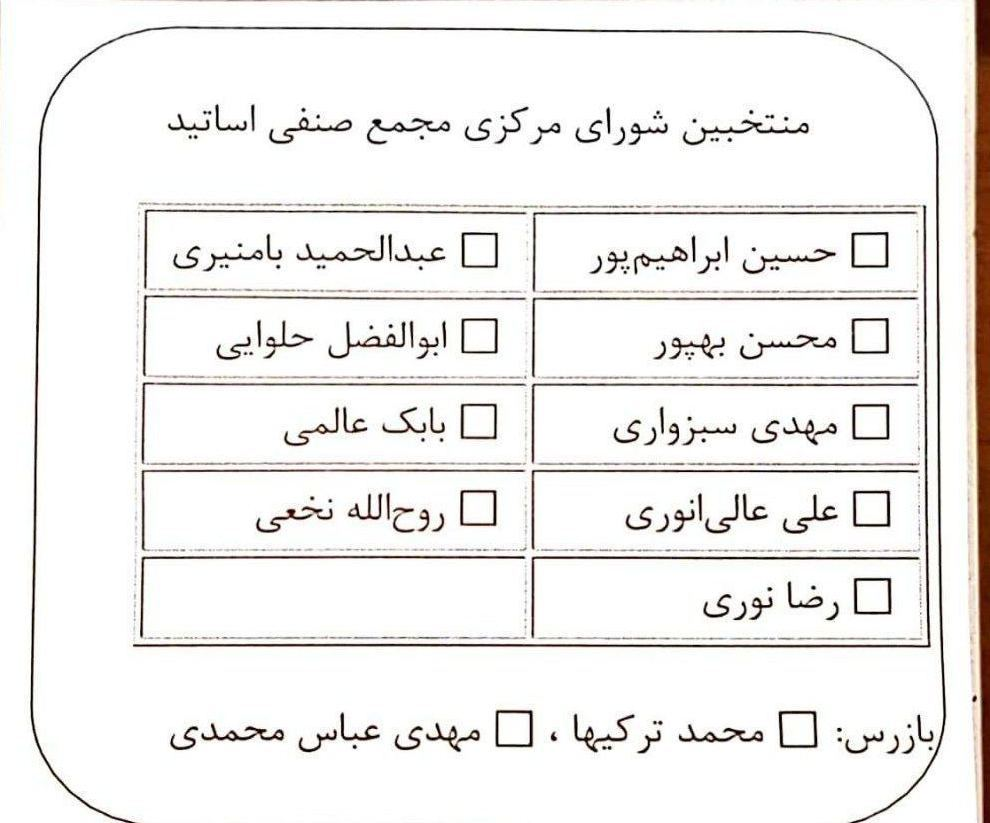
#> input picture samples/vote.jpg, 990 x 823 px
$ python ballot_counter.py
#> lines starting #> are read from the running program, lines starting #| are printed output that depends on the picture; after the words box and inside, x2 and y2 are one past the last pixel; in counts of white or black regions, pixels touching at a corner belong together
#> the answer given: 1
#> the answer given: 1
#> the answer given: samples/vote.jpg
#> in process_image, image is the input picture: shape (823, 990, 3); mean B, G, R 237.1, 238.6, 240.1
import tkinter as tk
from tkinter import filedialog
import cv2
import numpy as np
import matplotlib.pyplot as plt
import pandas as pd
from PIL import Image
import imagehash

# Check if a vote is a duplicate
def is_duplicate(vote, previous_votes):
    for prev_vote in previous_votes:
        if np.array_equal(vote, prev_vote):
            return True
    return False

# Check if the number of votes for nominees is valid
def is_valid_nominee_ballot(votes, max_nominees):
    nominee_votes = votes[:len(nominees)]
    return sum(nominee_votes) <= max_nominees

# Check if the number of votes for inspectors is valid
def is_valid_inspector_ballot(votes, max_inspectors):
    inspector_votes = votes[len(nominees):]
    return sum(inspector_votes) <= max_inspectors

# Check if the ballot is blank
def is_blank_ballot(votes):
    return sum(votes) == 0

# Calculate the perceptual hash of an image to detect duplicates
def calculate_phash(image_path):
    image = Image.open(image_path)
    hash_value = imagehash.phash(image)
    return hash_value

# Correct the rotation of the image if necessary
def correct_rotation(image):
    gray = cv2.cvtColor(image, cv2.COLOR_BGR2GRAY)
    edges = cv2.Canny(gray, 50, 150, apertureSize=3)
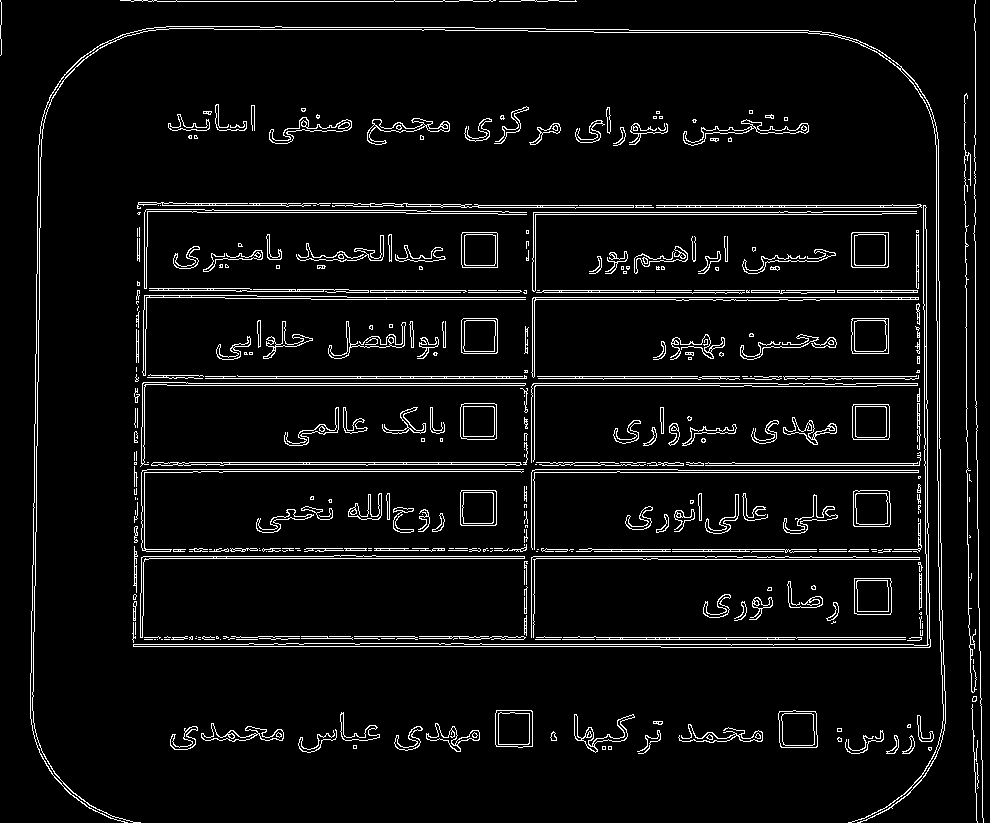
#> edges: shape (823, 990); 5.6% white in thin lines or dots
    lines = cv2.HoughLinesP(edges, 1, np.pi/180, 100, minLineLength=100, maxLineGap=10)
#> lines = 84 rows, first 6: [199, 376, 939, 376], [186, 383, 777, 383], [349, 290, 939, 290], [167, 385, 719, 385], [347, 297, 939, 297], [169, 378, 526, 378]
    if lines is not None:
        angles = []
        for line in lines:
            x1, y1, x2, y2 = line[0]
            angle = np.arctan2(y2 - y1, x2 - x1) * 180 / np.pi
            angles.append(angle)
#> this loop made 84 passes
#> (x1, y1, x2, y2, angle) on passes 1 to 12: (199, 376, 939, 376, 0), (186, 383, 777, 383, 0), (349, 290, 939, 290, 0), (167, 385, 719, 385, 0), (347, 297, 939, 297, 0), (169, 378, 526, 378, 0), (464, 644, 913, 644, 0), (134, 556, 340, 556, 0), (147, 469, 523, 469, 0), (502, 212, 822, 212, 0), (478, 205, 938, 205, 0), (327, 292, 939, 292, 0)
#> after the loop, angles = 84 values, max 89.49 at index 35, min -90 at index 34, mean -12.87
        median_angle = np.median(angles)
#> median_angle = 0
        if median_angle < -45:
            median_angle += 180
        elif median_angle > 45:
            median_angle -= 180

        (h, w) = image.shape[:2]
#> h = 823; w = 990
        center = (w // 2, h // 2)
#> center = (495, 411)

        # Increase the size of the image to avoid cropping
        diagonal = int(np.sqrt(w**2 + h**2))
#> diagonal = 1287
        new_w, new_h = diagonal, diagonal
#> new_w = 1287; new_h = 1287
        padded_image = cv2.copyMakeBorder(image, (new_h - h) // 2, (new_h - h) // 2, (new_w - w) // 2, (new_w - w) // 2, cv2.BORDER_CONSTANT, value=(255, 255, 255))
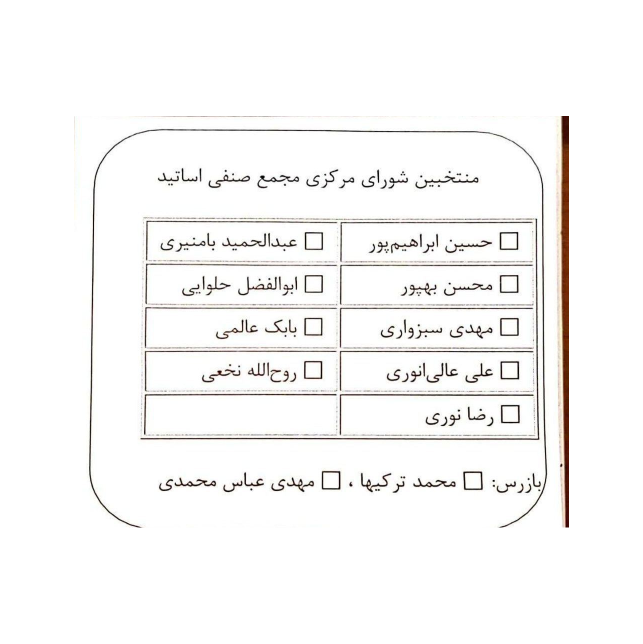
#> padded_image: shape (1287, 1286, 3) (shown at 1/2 size); mean B, G, R 246.2, 246.9, 247.7

        M = cv2.getRotationMatrix2D((new_w // 2, new_h // 2), median_angle, 1.0)
#> M = [[1, 0, 0], [0, 1, 0]]
        rotated = cv2.warpAffine(padded_image, M, (new_w, new_h), flags=cv2.INTER_CUBIC, borderMode=cv2.BORDER_CONSTANT, borderValue=(255, 255, 255))

        # Crop the image back to the original size
        start_x = (new_w - w) // 2
#> start_x = 148
        start_y = (new_h - h) // 2
#> start_y = 232
        cropped_rotated = rotated[start_y:start_y + h, start_x:start_x + w]
        return cropped_rotated

    return image

# Nominee and inspector names
nominees = [
    "عبدالحمید بامنیر",
    "حسین ابراهیم پور",
    "ابوالفضل حلوایی",
    "محسن بهپور",
    "بابک عالمی",
    "مهدی سبزواری",
    "روح الله نخعی",
    "علی عالی انوری",
    "رضا نوری"
]
inspectors = ["محمد ترکیها", "مهدی عباس محمدی"]

# Input maximum number of nominees and inspectors
max_nominees = int(input("Enter the maximum number of nominees to be selected (default is 5): ") or 5)
max_inspectors = int(input("Enter the maximum number of inspectors to be selected (default is 1): ") or 1)

# Ensure the total number of candidates is correct
total_candidates = len(nominees) + len(inspectors)

# Function to open a file dialog and select multiple image files
def select_files():
    root = tk.Tk()
    root.lift()  # Bring the window to the front
    root.attributes('-topmost', True)  # Ensure the window has focus
    root.withdraw()  # Hide the root window
    file_paths = filedialog.askopenfilenames(filetypes=[("Image files", "*.jpg;*.jpeg;*.png")])
    root.destroy()  # Properly close the Tkinter root window
    return file_paths

# Process each image to detect and validate votes
def process_image(image_path, vote_id, unique_hashes):
    image = cv2.imread(image_path)
    image = correct_rotation(image)

    plt.figure(figsize=(10, 10))
    plt.imshow(cv2.cvtColor(image, cv2.COLOR_BGR2RGB))
    plt.title("Original Image")
    plt.show()

    gray = cv2.cvtColor(image, cv2.COLOR_BGR2GRAY)
    plt.figure(figsize=(10, 10))
    plt.imshow(gray, cmap='gray')
    plt.title("Gray Image")
    plt.show()

    blurred = cv2.GaussianBlur(gray, (5, 5), 0)
    plt.figure(figsize=(10, 10))
    plt.imshow(blurred, cmap='gray')
    plt.title("Blurred Image")
    plt.show()

    _, thresholded = cv2.threshold(blurred, 150, 255, cv2.THRESH_BINARY_INV)
#> thresholded: shape (823, 990); 6.2% white; 208 white regions (71 under 20 px)
    plt.figure(figsize=(10, 10))
    plt.imshow(thresholded, cmap='gray')
    plt.title("Thresholded Image")
    plt.show()

    # Find contours in the thresholded image
    contours, _ = cv2.findContours(thresholded, cv2.RETR_EXTERNAL, cv2.CHAIN_APPROX_SIMPLE)
#> contours = 208 contours, 85 with area under 20; largest, box (x1, y1, x2, y2) and area: (974, 0, 990, 823) 9568, (134, 206, 931, 648) 1912, (30, 39, 133, 823) 1503, (852, 50, 946, 823) 1374, (779, 711, 818, 748) 1321
    contour_image = image.copy()
    cv2.drawContours(contour_image, contours, -1, (0, 255, 0), 2)
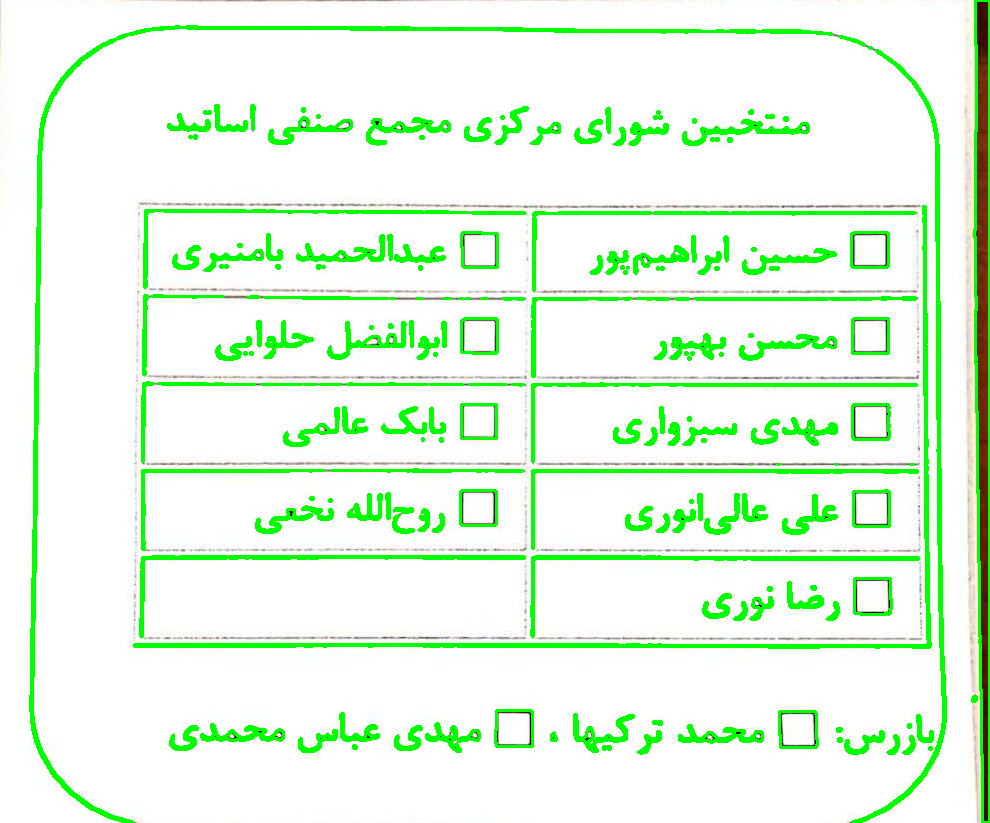
#> contour_image: shape (823, 990, 3); 9.2% of pixels changed, all inside (x1, y1, x2, y2) = (29, 0, 990, 823)
    plt.figure(figsize=(10, 10))
    plt.imshow(cv2.cvtColor(contour_image, cv2.COLOR_BGR2RGB))
    plt.title("Contours Found")
    plt.show()

    # Filter and sort the contours to find the checkboxes
    squares = []
    for contour in contours:
        area = cv2.contourArea(contour)
        x, y, w, h = cv2.boundingRect(contour)
        aspect_ratio = w / float(h)

        if area > 500 and area < 5000 and 0.9 < aspect_ratio < 1.1:
            approx = cv2.approxPolyDP(contour, 0.02 * cv2.arcLength(contour, True), True)
            if len(approx) == 4:
                squares.append(approx)
#> this loop made 208 passes
#> (area, x, y, w, h, aspect_ratio, approx) on passes 25, 26, 35, 57, 58, 82, 83, 118: (1321, 779, 711, 39, 37, 1.05, [[780, 711], [780, 746], [815, 747], [815, 712]]), (1305.5, 495, 710, 38, 37, 1.03, [[497, 710], [496, 745], [531, 746], [532, 712]]), (1293.5, 854, 578, 38, 37, 1.03, [[854, 579], [855, 613], [890, 613], [889, 578]]), (1259, 853, 490, 37, 37, 1, [[889, 491], [854, 491], [853, 524], [888, 526]]), (1252.5, 460, 490, 37, 36, 1.03, [[462, 490], [460, 523], [495, 525], [496, 492]]), (1267, 852, 404, 38, 36, 1.06, [[854, 404], [853, 438], [887, 439], [888, 405]]), (1188, 461, 404, 36, 35, 1.03, [[462, 404], [461, 437], [495, 438], [496, 405]]), (1257, 852, 318, 37, 36, 1.03, [[852, 319], [853, 353], [888, 352], [887, 318]])
#> (area, x, y, w, h, aspect_ratio) on passes 4, 6, 7, 8, 9, 10: (78, 845, 740, 23, 14, 1.64), (47, 904, 736, 11, 18, 0.611), (49, 888, 735, 11, 19, 0.579), (25.5, 551, 733, 6, 8, 0.75), (79, 863, 731, 21, 12, 1.75), (103, 638, 731, 23, 23, 1)

    # Sort squares based on their position
    squares = sorted(squares, key=lambda x: (x[0][0][1], x[0][0][0]))

    # Check if squares are filled and label them
    votes = []
    square_image = image.copy()
    for i, square in enumerate(squares):
        mask = np.zeros_like(gray)
        cv2.drawContours(mask, [square], -1, 255, -1)
        mean_val = cv2.mean(gray, mask=mask)[0]

        # Apply additional check for tick marks
        tick_check = cv2.bitwise_and(thresholded, thresholded, mask=mask)
        lines = cv2.HoughLinesP(tick_check, 1, np.pi / 180, 50, minLineLength=10, maxLineGap=5)
        if mean_val < 180 or lines is not None:
            votes.append(1)
        else:
            votes.append(0)

        # Draw contours and votes on the original image
        color = (0, 255, 0) if mean_val < 180 or lines is not None else (255, 0, 0)
        cv2.drawContours(square_image, [square], -1, color, 2)
        label = "Voted" if mean_val < 180 or lines is not None else "Not Voted"
        label_color = (0, 255, 0) if mean_val < 180 or lines is not None else (255, 0, 0)
        x, y, w, h = cv2.boundingRect(square)
        cv2.putText(square_image, label, (x, y - 10), cv2.FONT_HERSHEY_SIMPLEX, 0.5, label_color, 2)
#> this loop made 11 passes
#> square on passes 1 to 11: [[463, 232], [462, 266], [496, 267], [497, 233]], [[851, 234], [853, 267], [888, 265], [887, 232]], [[462, 319], [462, 352], [497, 351], [495, 318]], [[852, 319], [853, 353], [888, 352], [887, 318]], [[462, 404], [461, 437], [495, 438], [496, 405]], [[854, 404], [853, 438], [887, 439], [888, 405]], [[462, 490], [460, 523], [495, 525], [496, 492]], [[889, 491], [854, 491], [853, 524], [888, 526]], [[854, 579], [855, 613], [890, 613], [889, 578]], [[497, 710], [496, 745], [531, 746], [532, 712]], [[780, 711], [780, 746], [815, 747], [815, 712]]
#> pass 1, in process_image, `tick_check = cv2.bitwise_and(thresholded, thresholded, mask=mask)`:
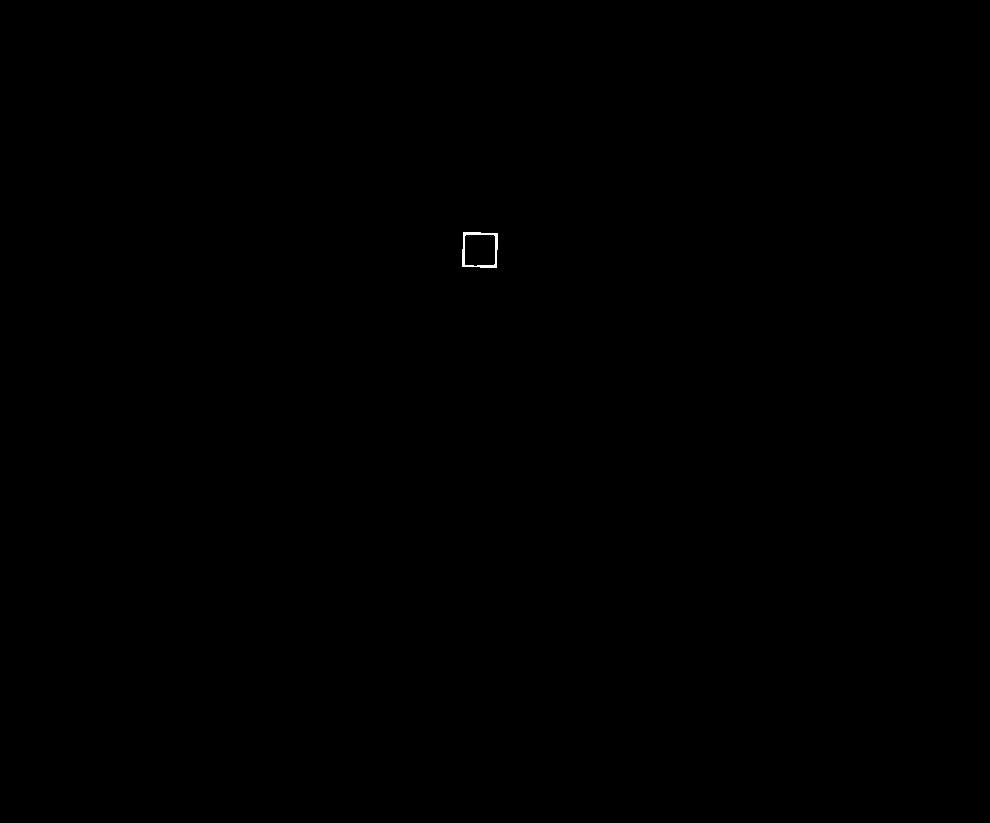
#> tick_check: shape (823, 990); 0.04% white; 1 white region, box (x1, y1, x2, y2) and area: (462, 232, 498, 268) 326
#> after the loop: mask: shape (823, 990); 0.16% white; 1 white region, box (x1, y1, x2, y2) and area: (780, 711, 816, 748) 1296
#> after the loop:
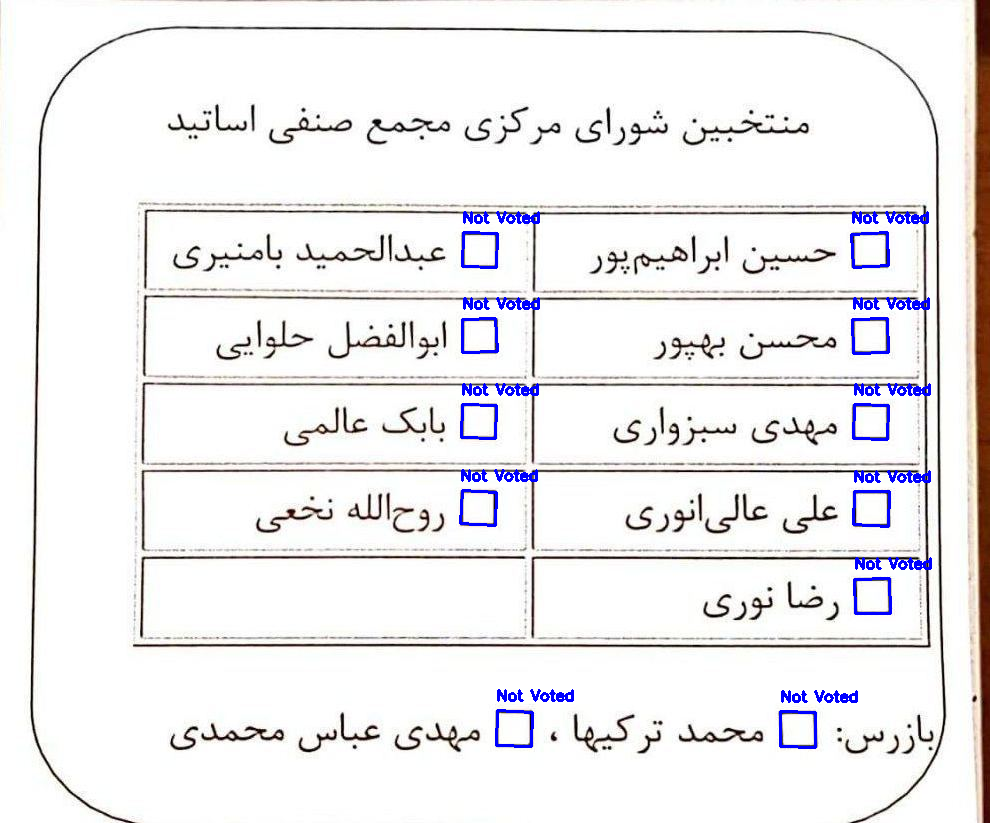
#> square_image: shape (823, 990, 3); 1.26% of pixels changed, all inside (x1, y1, x2, y2) = (459, 211, 932, 749)
#> after the loop: tick_check: shape (823, 990); 0.04% white; 1 white region, box (x1, y1, x2, y2) and area: (780, 711, 816, 748) 339

    plt.figure(figsize=(10, 10))
    plt.imshow(cv2.cvtColor(square_image, cv2.COLOR_BGR2RGB))
    plt.title("Squares and Votes Detected")
    plt.show()

    # Ensure the number of votes matches the number of nominees + inspectors
    if len(votes) > total_candidates:
        votes = votes[:total_candidates]
    elif len(votes) < total_candidates:
        votes += [0] * (total_candidates - len(votes))

    # Categorize votes
    valid_votes = []
    invalid_votes = []
    previous_votes = []

    # Calculate the hash of the current image
    current_hash = calculate_phash(image_path)

    # Check if the image is duplicate
    if current_hash in unique_hashes:
        invalid_votes.append((f"R{vote_id:03d}", "Duplicate Image", votes))
        cv2.putText(image, f"R{vote_id:03d} Duplicate Image", (10, 30), cv2.FONT_HERSHEY_SIMPLEX, 0.75, (0, 0, 255), 2)
    else:
        unique_hashes.add(current_hash)
        for i in range(0, len(votes), total_candidates):
            vote = votes[i:i+total_candidates]
            if i >= len(squares):
                break
            x, y, w, h = cv2.boundingRect(squares[i])  # Get bounding box for labeling
            if is_duplicate(vote, previous_votes):
                invalid_votes.append((f"R{vote_id:03d}", "Duplicate", vote))
                cv2.putText(image, f"R{vote_id:03d} Duplicate", (x, y - 10), cv2.FONT_HERSHEY_SIMPLEX, 0.75, (0, 0, 255), 2)
            elif is_blank_ballot(vote):
                invalid_votes.append((f"R{vote_id:03d}", "Blank Ballot", vote))
                cv2.putText(image, f"R{vote_id:03d} Blank Ballot", (x, y - 10), cv2.FONT_HERSHEY_SIMPLEX, 0.75, (0, 0, 255), 2)
            elif not (is_valid_nominee_ballot(vote, max_nominees)):
                invalid_votes.append((f"R{vote_id:03d}", f"Invalid count N>{max_nominees}", vote))
                cv2.putText(image, f"R{vote_id:03d} Invalid count N>{max_nominees}", (x, y - 10), cv2.FONT_HERSHEY_SIMPLEX, 0.75, (0, 0, 255), 2)
            elif not (is_valid_inspector_ballot(vote, max_inspectors)):
                invalid_votes.append((f"R{vote_id:03d}", f"Invalid count n>{max_inspectors}", vote))
                cv2.putText(image, f"R{vote_id:03d} Invalid count n>{max_inspectors}", (x, y - 10), cv2.FONT_HERSHEY_SIMPLEX, 0.75, (0, 0, 255), 2)
            else:
                valid_votes.append((f"#{vote_id:03d}", vote))
                previous_votes.append(vote)
                cv2.putText(image, f"#{vote_id:03d}", (x, y - 10), cv2.FONT_HERSHEY_SIMPLEX, 0.75, (0, 255, 0), 2)

    # Display the labeled image
    plt.figure(figsize=(10, 10))
    plt.imshow(cv2.cvtColor(image, cv2.COLOR_BGR2RGB))
    plt.title("Labeled Votes")
    plt.show()

    return valid_votes, invalid_votes, image


def generate_tables(valid_votes, invalid_votes):
    # Prepare data for the valid votes table
    valid_votes_data = []
    for vote_id, vote in valid_votes:
        row = [vote_id] + vote + [0] * (total_candidates - len(vote))
        valid_votes_data.append(row)

    # Prepare data for the invalid votes table
    invalid_votes_data = []
    for vote_id, reason, vote in invalid_votes:
        row = [vote_id, reason] + vote + [0] * (total_candidates - len(vote))
        invalid_votes_data.append(row)

    # Create DataFrame for valid votes
    df_valid_votes = pd.DataFrame(valid_votes_data, columns=['Vote ID'] + nominees + inspectors)

    # Create DataFrame for invalid votes
    df_invalid_votes = pd.DataFrame(invalid_votes_data, columns=['Vote ID', 'Reason'] + nominees + inspectors)

    return df_valid_votes, df_invalid_votes


def main():
    file_paths = select_files()
    all_valid_votes = []
    all_invalid_votes = []
    unique_hashes = set()
    vote_id = 1
    for file_path in file_paths:
        valid_votes, invalid_votes, labeled_image = process_image(file_path, vote_id, unique_hashes)
        all_valid_votes.extend(valid_votes)
        all_invalid_votes.extend(invalid_votes)
        vote_id += 1

        # Save the labeled image
        output_path = file_path.replace('.jpg', '_labeled.jpg').replace('.jpeg', '_labeled.jpeg').replace('.png', '_labeled.png')
        cv2.imwrite(output_path, labeled_image)

    # Generate the tables for valid and invalid votes
    df_valid_votes, df_invalid_votes = generate_tables(all_valid_votes, all_invalid_votes)

    # Calculate total votes for each nominee and inspector
    total_votes = df_valid_votes.drop(columns=['Vote ID']).sum(axis=0).to_frame().T
    total_votes.insert(0, 'Total', len(df_valid_votes))

    # Create the final report in the desired format
    final_report = total_votes.copy()
    final_report.columns = ['تعداد کل'] + nominees + inspectors

    # Save DataFrames to CSV
    df_valid_votes.to_csv('valid_votes.csv', index=False, encoding='utf-8-sig')
    df_invalid_votes.to_csv('invalid_votes.csv', index=False, encoding='utf-8-sig')
    final_report.to_csv('final_report.csv', index=False, header=True, encoding='utf-8-sig')

    print("Tables saved to CSV files: 'valid_votes.csv', 'invalid_votes.csv' and 'final_report.csv'")

if __name__ == "__main__":
    main()
#> (the call stopped at in calculate_phash, `hash_value = imagehash.phash(image)`: imagehash is not available in this run)
